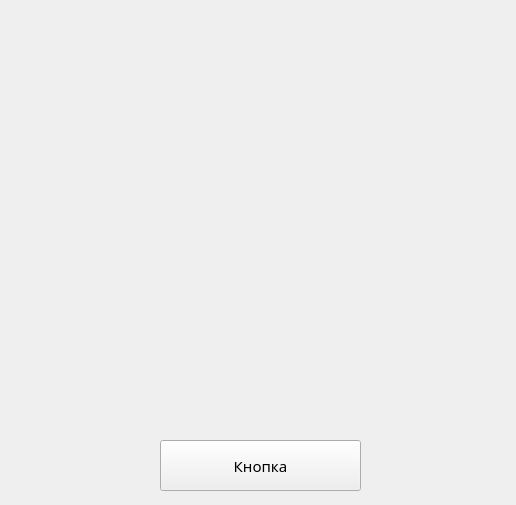
<?xml version="1.0" encoding="UTF-8"?>
<ui version="4.0">
 <class>MainWindow</class>
 <widget class="QMainWindow" name="MainWindow">
  <property name="geometry">
   <rect>
    <x>0</x>
    <y>0</y>
    <width>516</width>
    <height>505</height>
   </rect>
  </property>
  <property name="minimumSize">
   <size>
    <width>516</width>
    <height>505</height>
   </size>
  </property>
  <property name="maximumSize">
   <size>
    <width>516</width>
    <height>505</height>
   </size>
  </property>
  <property name="windowTitle">
   <string>MainWindow</string>
  </property>
  <widget class="QWidget" name="centralwidget">
   <widget class="QPushButton" name="btn">
    <property name="geometry">
     <rect>
      <x>160</x>
      <y>440</y>
      <width>201</width>
      <height>51</height>
     </rect>
    </property>
    <property name="font">
     <font>
      <family>Arial Rounded MT Bold</family>
      <pointsize>11</pointsize>
     </font>
    </property>
    <property name="text">
     <string>Кнопка</string>
    </property>
   </widget>
  </widget>
 </widget>
 <resources/>
 <connections/>
</ui>
